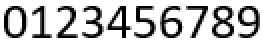
#> input picture comp_vision/5/5.PNG, 134 x 25 px, found by its file name (shown 2 times larger); its folder holds 2 pictures in this run
$ python 5.py
#> lines starting #> are read from the running program, lines starting #| are printed output that depends on the picture; after the words box and inside, x2 and y2 are one past the last pixel; in counts of white or black regions, pixels touching at a corner belong together
from PIL import Image, ImageDraw
import matplotlib.pyplot as plt
from math import floor
from matplotlib import transforms


def foo(item):
    if item == 255:
        return 1
    return 0


def plotX(text):
    image = Image.open(text)
    width, height = image.size
    plt.axis('off')
    x = range(width)
    y = [sum([1 - foo(image.getpixel((x, y))) for y in range(height)]) for x in range(width)]
    plt.plot(x, y, color='green')
    plt.fill_between(x, [0 for _ in range(width)], y, facecolor='green')
    plt.savefig(text + "Xprofile.png")
    plt.clf()


def plotY(text):
    image = Image.open(text)
    width, height = image.size
    base = plt.gca().transData
    rot = transforms.Affine2D().rotate_deg(90)
    plt.axis('off')
    x = range(height)
    y = [sum([1 - foo(image.getpixel((x, y))) for x in range(width)]) for y in range(height)]
    plt.plot(x, y, color='red', scalex=False, scaley=False)
    plt.fill_between(x, [0 for _ in range(height)], y, facecolor='red')
    plt.savefig(text + "Yprofile.png")
    plt.clf()
    image = Image.open(text + "Yprofile.png")
    image.transpose(Image.ROTATE_270).save(text + "Yprofile.png")


def binary(image, threshold):
    width, height = image.size
    binary_image = Image.new('1', (width, height))
    for x in range(width):
        for y in range(height):
            if image.getpixel((x, y)) < threshold:
                binary_image.putpixel((x, y), 0)
            else:
                binary_image.putpixel((x, y), 1)
    return binary_image


def change_to_halftone(image):
    width, height = image.size
    newImage = Image.new('P', (width, height))
    for x in range(width):
        for y in range(height):
            color = image.getpixel((x, y))
            bright = floor(0.3 * color[0] + 0.59 * color[1] + 0.11 * color[2])
            newImage.putpixel((x, y), bright)
    return newImage


def crop(image):
    width, height = image.size
    flag = False
    left_boarder = 0
    right_boarder = width - 1
    top_boarder = 0
    bottom_boarder = height - 1
    for x in range(width):
        if (flag):
            left_boarder = x - 1
            break
        for y in range(height):
            if image.getpixel((x, y)) == 0:
                flag = True
                break
    flag = False
    for x in range(width - 1, -1, -1):
        if (flag):
            right_boarder = x + 2
            break
        for y in range(height):
            if image.getpixel((x, y)) == 0:
                flag = True
                break
    flag = False
    for y in range(height):
        if (flag):
            top_boarder = y - 1
            break
        for x in range(width):
            if image.getpixel((x, y)) == 0:
                flag = True
                break
    flag = False
    for y in range(height - 1, -1, -1):
        if (flag):
            bottom_boarder = y + 2
            break
        for x in range(width):
            if image.getpixel((x, y)) == 0:
                flag = True
                break
    area = (left_boarder, top_boarder, right_boarder, bottom_boarder)
    cropped_image = image.crop(area)
    return cropped_image


def get_coords(boundaries, image):
    coords = []
    width, height = image.size
    for item in boundaries:
        flag = False
        for y in range(height):
            if (flag):
                top_boarder = y - 1
                break
            for x in range(item[0], item[1] + 1):
                if image.getpixel((x, y)) == 0:
                    flag = True
                    break
        flag = False
        for y in range(height - 1, -1, -1):
            if (flag):
                bottom_boarder = y + 1
                break
            for x in range(item[0], item[1] + 1):
                if image.getpixel((x, y)) == 0:
                    flag = True
                    break
        coords.append([item[0], top_boarder, item[1], bottom_boarder])
    return coords


def get_boundaries(x_data, y_data):
    boundaries = []
    left = 0
    flag = True
    for item in x_data:
        if item == len(x_data) - 1:
            if flag:
                right = item
                boundaries.append((left, right))
            break
        if flag:
            if y_data[item] > 1 and (y_data[item + 1] == 0 or y_data[item + 1] == 1):
                right = item
                boundaries.append((left, right))
                flag = False
        else:
            if (y_data[item] == 0 or y_data[item] == 1) and y_data[item + 1] > 1:
                left = item
                flag = True
    return boundaries


def process_string(string):
    image = binary(change_to_halftone(string), 150)
    image = crop(image)
    width, height = image.size
    x_data = range(width)
    y_data = [sum([1 - image.getpixel((x, y)) for y in range(height)]) for x in range(width)]
    boundaries = get_boundaries(x_data, y_data)
    coords = get_coords(boundaries, image)

    test_image = image.convert("RGB")
    draw = ImageDraw.Draw(test_image)
    for item in coords:
        draw.rectangle(item, outline="red")
    return image, test_image, coords


def main():
    image = Image.open("5.png")
#> image is the input picture: PIL image 134x25 RGBA; mean R, G, B, A 202.7, 202.7, 202.7, 255
    cropped_text, test_image, coords = process_string(image)
#> in change_to_halftone, `newImage = Image.new('P', (width, height))`: newImage: PIL image 134x25 P; every value is 0
#> in binary, `width, height = image.size`: width = 134; height = 25
#> in binary, `binary_image = Image.new('1', (width, height))`: binary_image: PIL image 134x25 1; every value is 0
#> after the loop in binary, `for x in range(width):`:
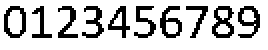
#> binary_image: PIL image 134x25 1 (shown 2 times larger); 78% white; black in thin lines or dots, all inside (x1, y1, x2, y2) = (2, 3, 130, 19)
#> in crop, `cropped_image = image.crop(area)`:
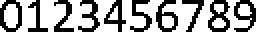
#> cropped_image: PIL image 128x16 1 (shown 2 times larger); 64.1% white; black in thin lines or dots
#> in process_string, `y_data = [sum([1 - image.getpixel((x, y)) for y in range(height)]) for..`: y_data = 128 values, max 16 at index 18, min 0 at index 11, mean 5.75
#> after the loop in get_boundaries, `for item in x_data:`: boundaries = [(0, 10), (13, 23), (26, 36), (38, 49), (51, 62), (64, 75), (77, 88), (90, 101), (103, 114), (116, 127)]
#> the loop in get_coords, `for item in boundaries:` made 10 passes
#> after the loop in get_coords, `for item in boundaries:`: coords = [[0, 0, 10, 15], [13, 0, 23, 15], [26, 0, 36, 15], [38, 0, 49, 15], [51, 0, 62, 15], [64, 0, 75, 15], [77, 0, 88, 15], [90, 0, 101, 15], [103, 0, 114, 15], [116, 0, 127, 15]]
#> in process_string, `test_image = image.convert("RGB")`: test_image: PIL image 128x16 RGB; 64.1% white; black in thin lines or dots
#> the loop in process_string, `for item in coords:` made 10 passes
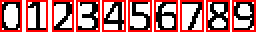
#> test_image: PIL image 128x16 RGB (shown 2 times larger); mean R, G, B 183.8, 119.8, 119.8
    cropped_text.save("cropped_text.bmp")
    test_image.save("processed_picture.bmp")
    with open("coords.txt", 'w') as file:
        for item in coords:
            for element in item:
                file.write(str(element) + ' ')
            file.write("\n")
#> this loop made 10 passes
    plotX("cropped_text.bmp")
#> in plotX, `y = [sum([1 - foo(image.getpixel((x, y))) for y in range(height)]) for..`: y has the same summary as y_data in process_string
#> in plotX, `plt.savefig(text + "Xprofile.png")`:
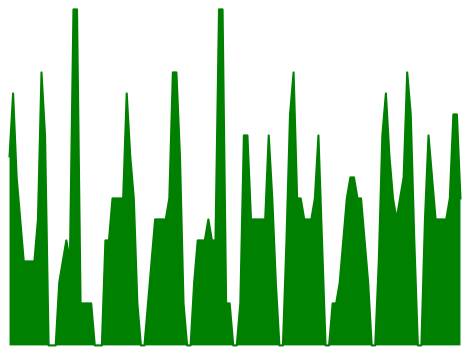
#> figure drawn by matplotlib, 1 panel
    plotY("cropped_text.bmp")
#> in plotY, `y = [sum([1 - foo(image.getpixel((x, y))) for x in range(width)]) for ..`: y = [58, 74, 40, 37, 33, 32, 43, 49, 48, 40, 41, 40, 30, 38, 74, 59]
#> in plotY, `plt.savefig(text + "Yprofile.png")`:
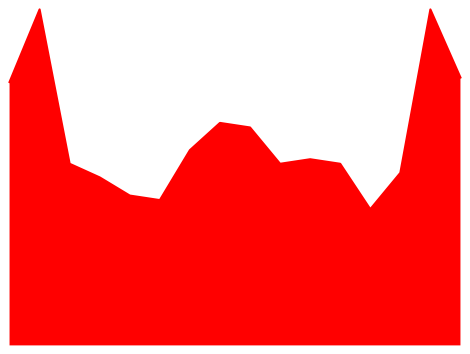
#> figure drawn by matplotlib, 1 panel
#> in plotY, `image = Image.open(text + "Yprofile.png")`:
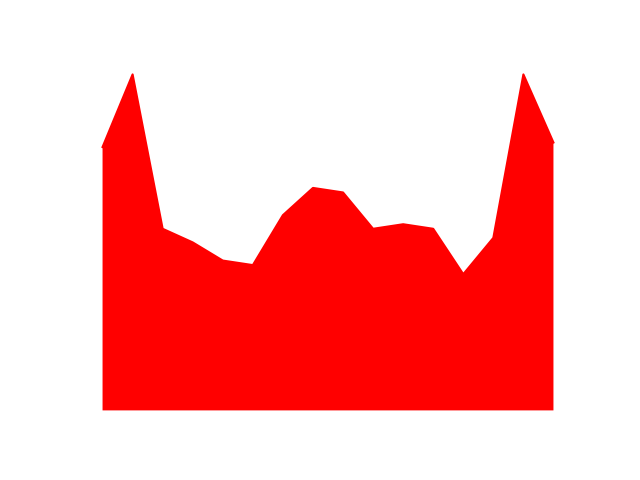
#> image: PIL image 640x480 RGBA; mean R, G, B, A 255, 177.4, 177.4, 255
#> in plotY, `image.transpose(Image.ROTATE_270).save(text + "Yprofile.png")`:
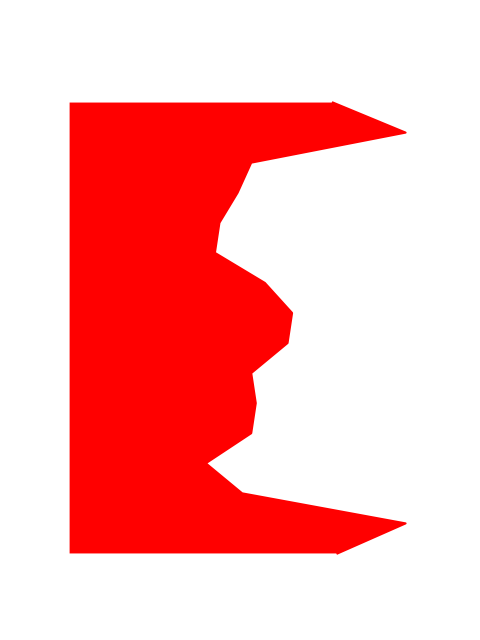
#> saved as cropped_text.bmpYprofile.png: PIL image 480x640 RGBA; mean R, G, B, A 255, 177.4, 177.4, 255
    # [19 lines of commented-out code are left out]


if __name__ == "__main__":
    main()
